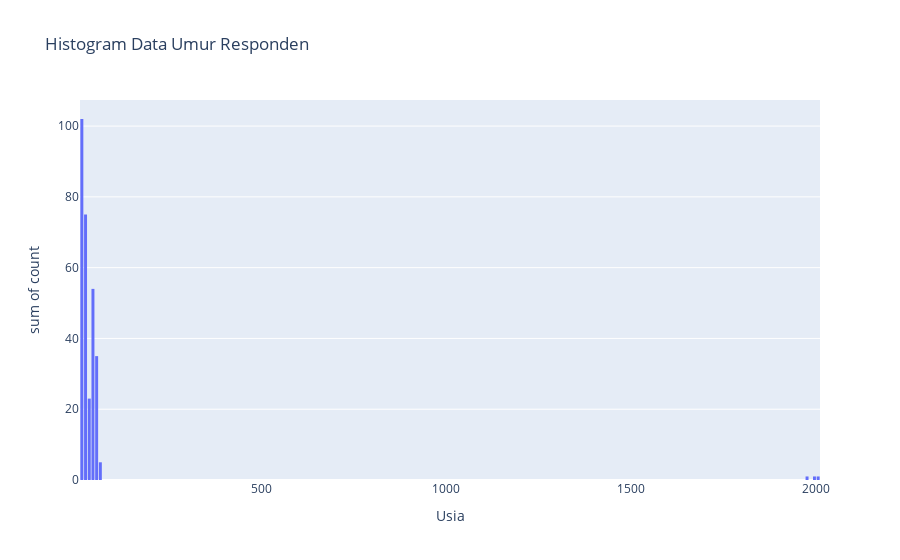

The cell this chart's notebook holds for it:
### Code cell
# Soal 3. 
# Buat histogram untuk data umur responden.

col = "Usia"
grouped = df[col].value_counts().reset_index()
grouped = grouped.rename(columns = {col : "count", "index" : col})

## plot
fig = px.histogram(grouped, x="Usia", y="count", title="Histogram Data Umur Responden",nbins=200)
fig.update_layout(bargap=0.2)
fig.show()

### Figure 1 — Plotly figure (JSON) as saved in the notebook; plotly's stock layout.template omitted (floating-point values rounded to 4 significant figures)
{"data": [{"alignmentgroup": "True", "bingroup": "x", "histfunc": "sum", "hovertemplate": "Usia=%{x}<br>sum of count=%{y}<extra></extra>", "legendgroup": "", "marker": {"color": "#636efa", "pattern": {"shape": ""}}, "name": "", "nbinsx": 200, "offsetgroup": "", "orientation": "v", "showlegend": false, "type": "histogram", "x": [19, 20, 18, 50, 48, 21, 46, 25, 49, 47, 26, 53, 42, 40, 52, 31, 37, 60, 39, 55, 43, 51, 28, 23, 24, 29, 22, 30, 54, 15, 27, 59, 33, 41, 16, 34, 35, 32, 44, 1976, 1998, 62, 57, 45, 2002, 17, 58, 56, 38], "xaxis": "x", "y": [77, 34, 20, 10, 9, 9, 8, 8, 8, 8, 7, 6, 6, 6, 5, 4, 4, 4, 4, 4, 4, 3, 3, 3, 3, 3, 3, 2, 2, 2, 2, 2, 2, 2, 2, 2, 2, 2, 2, 1, 1, 1, 1, 1, 1, 1, 1, 1, 1], "yaxis": "y"}], "layout": {"bargap": 0.2, "barmode": "relative", "legend": {"tracegroupgap": 0}, "title": {"text": "Histogram Data Umur Responden"}, "xaxis": {"anchor": "y", "domain": [0, 1], "title": {"text": "Usia"}}, "yaxis": {"anchor": "x", "domain": [0, 1], "title": {"text": "sum of count"}}}}
